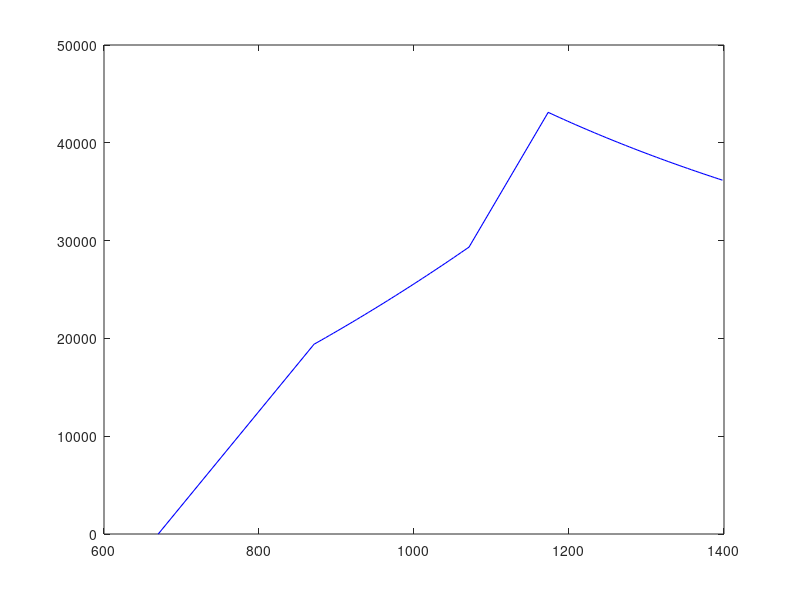

Write MATLAB code to recreate this figure. (Note: this script raises an error after producing the figure.)
%%%%% torque control curve %%%%

%% determine points
load('NREL5MW (gain scheduled).mat');

%%%% gen rpm %%%
omega_points = [Control.Torque.SpeedA Control.Torque.SpeedB Control.Torque.SpeedB2 Control.Torque.SpeedC];

Control.Torque.OptGain = Control.Torque.OptGain*4*pi^2/60/60; %(rad/s)^2 to rpm^2

gain = Control.Torque.OptGain ;

gain= 0.0255764; % from the 5MW pdf



torque_A =0;
torque_B = gain*Control.Torque.SpeedB^2; 
torque_B2 = gain*Control.Torque.SpeedB2^2; 
torque_C = Control.Torque.Demanded; 

torque_points = [torque_A, torque_B, torque_B2, torque_C];

rpm_region2 = Control.Torque.SpeedB:5:Control.Torque.SpeedB2;
torque_region2 = gain*rpm_region2.^2;
rpm_region3 = Control.Torque.SpeedC:5:1400;
torque_region3 = 5*10^6./(rpm_region3*2*pi/60)/0.944;


rpm_plot = [Control.Torque.SpeedA rpm_region2 Control.Torque.SpeedC rpm_region3];
torque_plot = [torque_A, torque_region2, torque_C, torque_region3]; 

rpm_opt = 0:5:1400;
torque_opt = gain*rpm_opt.^2; 


plot(rpm_plot, torque_plot,'b-', 'LineWidth', 0.8); hold on;
plot(rpm_opt, torque_opt, 'K--', 'LineWidth', 0.8);
line([Control.Torque.SpeedA Control.Torque.SpeedA],[0 50000], 'LineWidth', 0.7, 'Color', 'r');
line([Control.Torque.SpeedB Control.Torque.SpeedB],[0 50000], 'LineWidth', 0.7, 'Color', 'r');
line([Control.Torque.SpeedB2 Control.Torque.SpeedB2],[0 50000], 'LineWidth', 0.7, 'Color', 'r');
line([Control.Torque.SpeedC Control.Torque.SpeedC],[0 50000], 'LineWidth', 0.7, 'Color', 'r');

dim1 = [.4 .45 .3 .3];
str1 = '1';
annotation('textbox',dim1,'String',str1,'FitBoxToText','on');

dim2 = [.51 .45 .3 .3];
str2 = '1 1/2';
annotation('textbox',dim2,'String',str2,'FitBoxToText','on');

dim3 = [.63 .45 .3 .3];
str3 = '2';
annotation('textbox',dim3,'String',str3,'FitBoxToText','on');

dim4 = [.7 .55 .3 .3];
str4 = '2 1/2';
annotation('textbox',dim4,'String',str4,'FitBoxToText','on');

dim5 = [.82 .45 .3 .3];
str5 = '3';
annotation('textbox',dim5,'String',str5,'FitBoxToText','on');

grid on
    a = gca;
    % set box property to off and remove background color
    set(a,'box','off','color','none')
    % create new, empty axes with box but without ticks
    b = axes('Position',get(a,'Position'),'box','on','xtick',[],'ytick',[]);
    % set original axes as active
    axes(a)
    % link axes in case of zooming
    linkaxes([a b])
set(gca,'GridLineStyle','--')
set(gca,'GridAlpha',0.8)
set(gca,'TickDir','out');
axesH = gca;
axesH.XAxis.TickLabelInterpreter = 'latex';
axesH.XAxis.TickLabelFormat      = '\\textbf{%g}';
axesH.YAxis.TickLabelInterpreter = 'latex';
axesH.YAxis.TickLabelFormat      = '\\textbf{%g}';


xlim([0 1400]);
ylim([0 50000]);
ylabel('\textbf{Generator Torque (Nm)}','Interpreter','latex');
xlabel('\textbf{Generator speed (rpm)}','Interpreter','latex');
